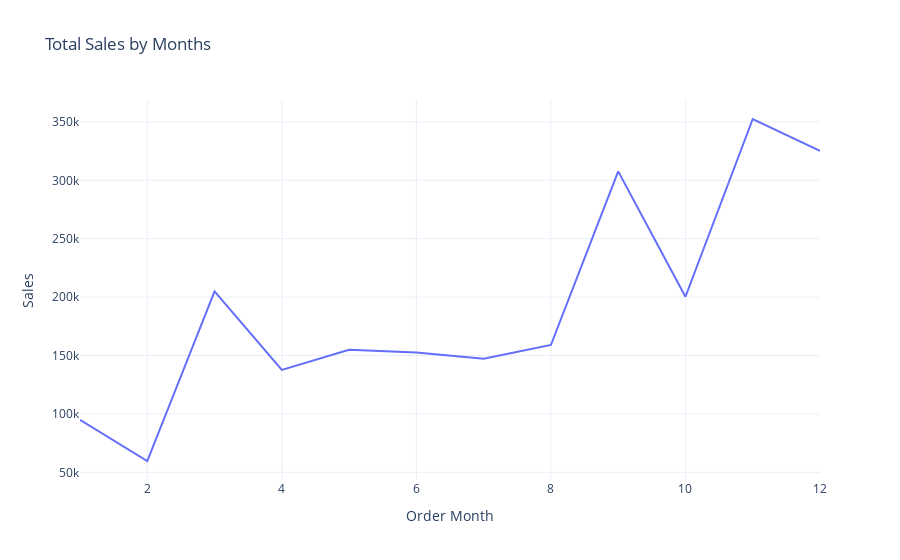

Write notebook code for a chart like this one.
### Code cell
fig =  px.line(Sales_by_month,
              x = 'Order Month',
              y = 'Sales',
              title = 'Total Sales by Months'
              )
fig.show()

### Figure 1 — Plotly figure (JSON) as saved in the notebook; plotly's stock layout.template omitted (floating-point values rounded to 4 significant figures)
{"data": [{"hovertemplate": "Order Month=%{x}<br>Sales=%{y}<extra></extra>", "legendgroup": "", "line": {"color": "#636efa", "dash": "solid"}, "marker": {"symbol": "circle"}, "mode": "lines", "name": "", "orientation": "v", "showlegend": false, "type": "scatter", "x": [1, 2, 3, 4, 5, 6, 7, 8, 9, 10, 11, 12], "xaxis": "x", "y": [94920.0, 59750.0, 205000.0, 137800.0, 155000.0, 152700.0, 147200.0, 159000.0, 307600.0, 200300.0, 352500.0, 325300.0], "yaxis": "y"}], "layout": {"legend": {"tracegroupgap": 0}, "title": {"text": "Total Sales by Months"}, "xaxis": {"anchor": "y", "domain": [0, 1], "title": {"text": "Order Month"}}, "yaxis": {"anchor": "x", "domain": [0, 1], "title": {"text": "Sales"}}}}
